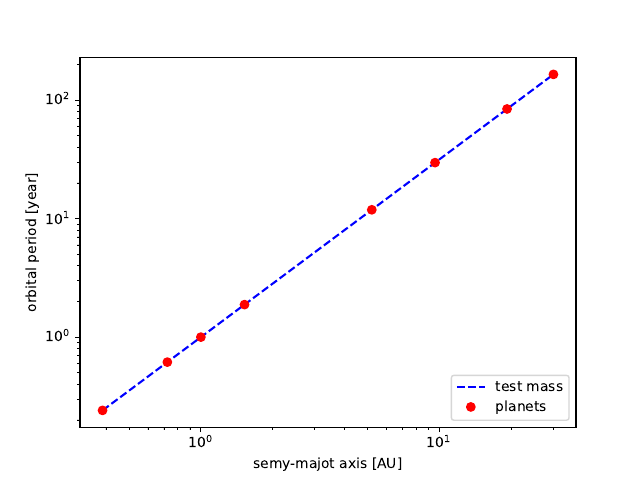

The script that saved this image:
#! /usr/bin/env python3 

""" 
The orbital period of planets in Solar System
"""

import math 
import numpy as np 
import matplotlib.pyplot as plt

from scipy.constants import year, hour, au, G 
from astropy.constants import M_sun 

# in kg
M = M_sun.value

# orbital parameters of planets

# mass in kg
m = 1e24 * np.array([0.33011, 4.8675, 5.9723, 0.64171, 1898.19, 568.34, 86.813, 102.413])

# semi_major axis in m 
a = 1e9 * np.array([57.9, 108.21, 149.60, 227.92, 778.57, 1433.53, 2872.46, 4495.06])

# Kepler`s thirs law to clculate period in sec
T_test_mass = 2 * math.pi * (G * M) ** (-1/2) * a ** (3/2)
T_two_body = 2 * math.pi * (G * (M + m)) ** (-1/2) * a ** (3/2)

print('T [year]  dev  [hour]  dev rel')
for val_1, val_2 in zip(T_test_mass, T_two_body):
    dev = val_1 - val_2
    if dev > hour:
        format_line = '{0:6.2f}  {1:<7.1f}  {2:.1e}'
    else:
        format_line = '{0:6.2f}  {1:7.4f}  {2:.1e}'
    print(format_line.format(val_2/year, dev/hour, dev/val_1)) 

# visualisation with plt
plt.loglog(a / au, T_test_mass / year, 'blue', linestyle='--', label='test mass')
plt.loglog(a / au, T_two_body / year, 'ro', label='planets')
plt.legend(loc='lower right')
plt.xlabel('semy-majot axis [AU]')
plt.ylabel('orbital period [year]')
plt.savefig('third_kepler_low.pdf')
